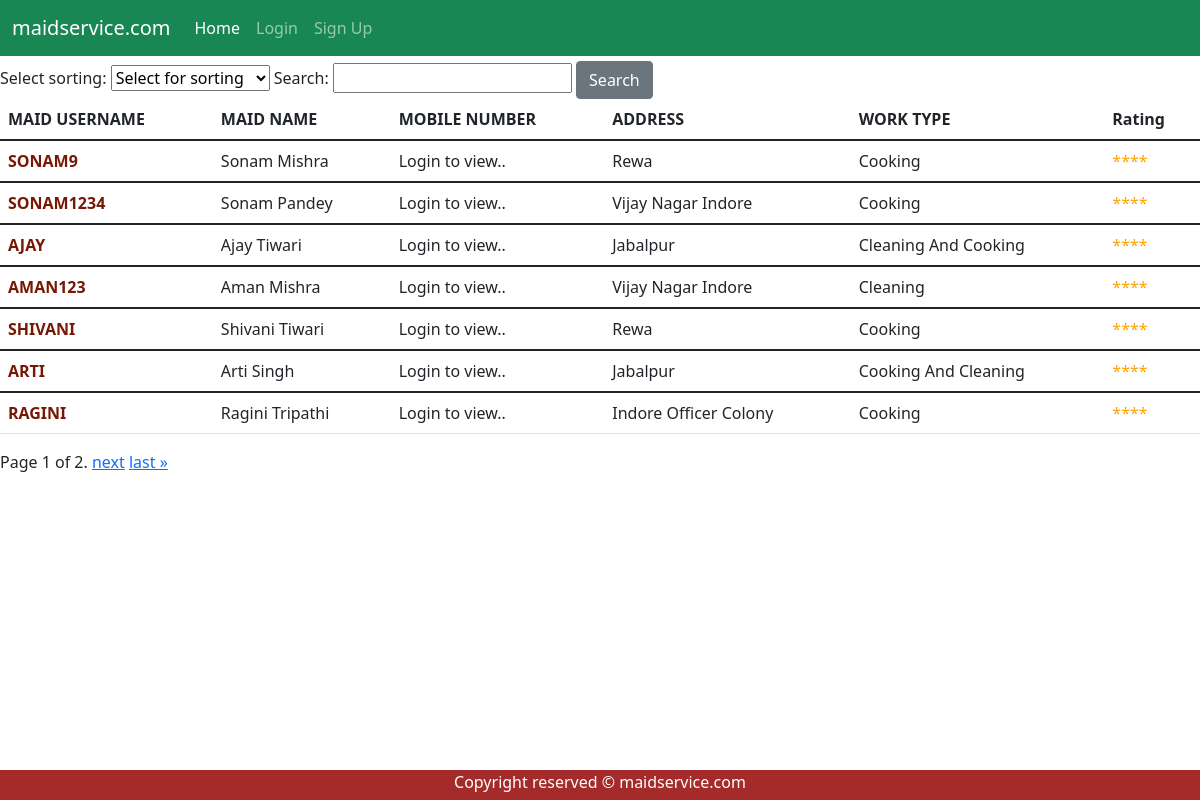
The app's page /maid/ with its own data.
### maid/models.py (models this page shows, shortened)
class UserProfile(models.Model):
	role = [
		('customer','customer'),
		('maid','maid'),
	]
	user = models.OneToOneField(User, on_delete=models.CASCADE)
	user_role = models.CharField(max_length=30,choices = role,default='customer')
	addhar = models.IntegerField(null = True,blank = True)
	mobile_number = models.IntegerField()
	address = models.CharField(max_length=200)
	work_type  = models.CharField(max_length=30,null=True,blank = True)

### maid/views.py (the view)
# urls.py: path('',views.index, name = 'index'),
def index(request):
	all_maids = UserProfile.objects.filter(user_role='maid')
	search_term = request.GET.get('search')
	apply_sorting_term = request.GET.get('select_sorting')
	if search_term:
		all_maids = all_maids.filter(Q(user__username__startswith = search_term)| Q(user__first_name__startswith = search_term))
	if apply_sorting_term:
		if apply_sorting_term == 'work_type':
			all_maids = all_maids.order_by('work_type')
		elif apply_sorting_term == 'address':
			all_maids = all_maids.order_by('address')
	form = SearchBar(request.GET)
	paginator = Paginator(all_maids, 7)
	page_number = request.GET.get('page')
	page_obj = paginator.get_page(page_number)
	return render(request,"maid/index.html",{'page_obj': page_obj,'form':form})

### maid/forms.py
class SearchBar(forms.Form):
	sort_choice= [
	('', 'Select for sorting'),
	('address', 'Sort by Address'),
	('work_type', 'Sort by Work Type'),
	]
	select_sorting = forms.CharField(widget=forms.Select(choices=sort_choice),required=False)
	search = forms.CharField(max_length=100, required=False)

### maid/templates/maid/index.html (shortened to what this page needs)
{% extends "maid/base.html" %}
{% load static %}
{% block content%}
	<div >
		<form class="form-inline my-2 my-lg-0">
			{{form}}
			<button class="btn btn-secondary" type="submit">Search</button>
		</form>
	</div>
	<table class="table table-hover">
		<thead>
			<tr>
				<th scope="col">MAID USERNAME</th>
				<th scope="col">MAID NAME</th>
				<th scope="col">MOBILE NUMBER </th>
				<th scope="col">ADDRESS</th>
				<th scope="col">WORK TYPE</th>
				{% if request.user.is_superuser %}
					<th scope="col">Edit</th>
					<th scope="col">Delete</th>
				{%else%}
					<th scope="col">Rating</th>
				{% endif %}
			</tr>
		</thead>
		{% for maid in page_obj %}
			<tbody>
				<tr>
					<td style="text-transform: uppercase; color: #761803 ;font-weight: bold ;">{{maid.user}}</td>
					<td style="text-transform: capitalize;">{{maid.user.first_name}} {{maid.user.last_name}}</td>
					{% if user.is_authenticated %}
						<td>{{maid.mobile_number}} </td>
					{% else %}
						<td>Login to view..</td>
					{% endif %}
					<td style="text-transform: capitalize;">{{maid.address}}</td>
					{% if maid.work_type %}
						<td style="text-transform: capitalize;">{{maid.work_type}}</td>
					{%else%}
						<td style="color : orange;">Not available</td>
					{% endif%}
					{% if request.user.is_superuser %}
					<td><button type="button" current_maid_id="{{ maid.user.id }}" class="button_edit btn-info btn-lg" data-toggle="modal" data-target="#edit_profile_modal">Edit</button></td>
					<td> <a href="{% url 'maid:delete_maid' maid.user.id %}" onclick="return confirm('Are you sure you want to delete?');" class="btn btn-danger">Delete</a></td>
					{%else%}
						<td style="color : orange;">****</td>
					{% endif %}
				</tr>
			</tbody>
		{% endfor %}
	</table>
	{% if page_obj %}
		<div class="pagination">
			<span class="step-links">
				<span class="current">
					Page {{ page_obj.number }} of {{ page_obj.paginator.num_pages }}.
				</span>
				{% if page_obj.has_next %}
				<a href="?page={{ page_obj.next_page_number }}">next</a>
				<a href="?page={{ page_obj.paginator.num_pages }}">last &raquo;</a>
				{% endif %}
			</span>
		</div>
	{% else %}
		<p style="color : brown; font-style: italic;"> No Results Found !!</p>
	{% endif %}
{% endblock %}

### maid/templates/maid/base.html (shortened to what this page needs)
{% load static %}
<!DOCTYPE html>
<html>
	<head>
		{% block stylesheets %}
			<link href="https://cdn.jsdelivr.net/npm/bootstrap@5.1.3/dist/css/bootstrap.min.css" rel="stylesheet">
			<link rel="stylesheet" type="text/css" href="{% static 'maid/style.css' %}">
		{% endblock stylesheets %}
	</head>
	<body>
		<div  id="navbar_nav">
			<nav class="navbar navbar-expand-lg  navbar-dark bg-success">
				<div class="container-fluid">
					<a class="navbar-brand" href="/maid/">maidservice.com</a>
					<div class="collapse navbar-collapse" id="navbarNavAltMarkup">
						<div class="navbar-nav">
							<a class="nav-link active" aria-current="page" href="/maid/">Home</a>
							{% if user.is_authenticated %}
								<a class="nav-link" href="/maid/maid_work_detail/">Available Maids</a>
								<a class="nav-link" href="/maid/history/">All Maids History</a>
								<a class="nav-link" href="/maid/workedmaid">Working Maids</a>
								<a class="nav-link"> Hello, {{ request.user.username }} welcome,  </a>
								<a class="nav-link" href="/maid/logout/">Signout</a>
							{% else %}
								<a class="nav-link" href="/maid/login/">Login</a>
								<a class="nav-link" href="/maid/signup/">Sign Up</a>
							{% endif %}
						</div>
					</div>
				</div>
			</nav>
		</div>
		<div id="content">
			{% block content %}{% endblock %}
		</div>
		<div id="footer">
			{% block footer %}
			<footer>
				<p>Copyright reserved &copy; maidservice.com</p>
			</footer>
			{% endblock %}
		</div>
	</body>
</html>

### maid/static/maid/style.css (style rules this page uses)
#footer { position: fixed; background-color: brown; color: white; text-align: center; bottom: 0; height: 30px; width: 100%; }
#content { padding-bottom: 15px; padding-top: 5px; width: 100%; }

### records on screen
UserProfile: user "SONAM9", user.first_name "Sonam", user.last_name "Mishra", address "Rewa", work_type "Cooking"
UserProfile: user "SONAM1234", user.first_name "Sonam", user.last_name "Pandey", address "Vijay Nagar Indore", work_type "Cooking"
UserProfile: user "AJAY", user.first_name "Ajay", user.last_name "Tiwari", address "Jabalpur", work_type "Cleaning And Cooking"
UserProfile: user "AMAN123", user.first_name "Aman", user.last_name "Mishra", address "Vijay Nagar Indore", work_type "Cleaning"
UserProfile: user "SHIVANI", user.first_name "Shivani", user.last_name "Tiwari", address "Rewa", work_type "Cooking"
UserProfile: user "ARTI", user.first_name "Arti", user.last_name "Singh", address "Jabalpur", work_type "Cooking And Cleaning"
UserProfile: user "RAGINI", user.first_name "Ragini", user.last_name "Tripathi", address "Indore Officer Colony", work_type "Cooking"

### other values on screen
{{ page_obj.number }} "1"
{{ page_obj.paginator.num_pages }} "2"
